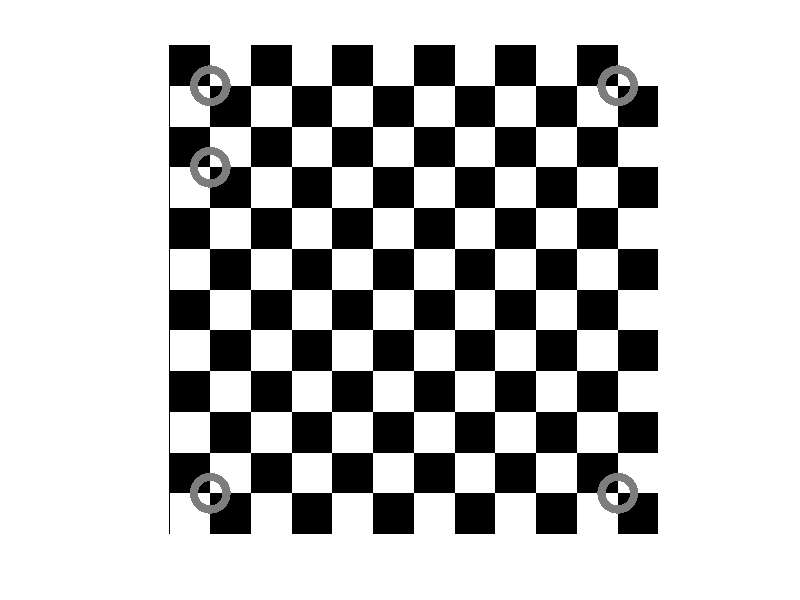

Write the MATLAB code that produced this figure.
%标定板相片画圈
a=uint8(zeros(500));
b=uint8(ones(500)*255);
temp=[a b; b a];
I=repmat(temp,6,6);

[x,y]=ndgrid(1:1000,1:1000);

c=[500.5; 500.5];
r=sqrt((x-c(1)).^2+(y-c(2)).^2);
mark=false(6000,6000);
tempmark=r<250&r>150;
mark(1:1000,1:1000)=tempmark;
mark(1001:2000,1:1000)=tempmark;
mark(5001:6000,1:1000)=tempmark;
mark(5001:6000,5001:6000)=tempmark;
mark(1:1000,5001:6000)=tempmark;
I(mark)=127;

figure; imshow(I)
%imwrite(I,'grid.jpg','jpg');
